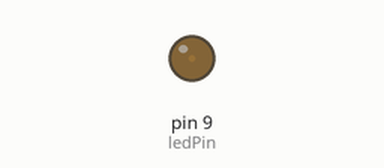
Simulated run of this sketch. Board: Arduino Uno, built with avr-gcc and run on an emulated ATmega328P. Parts: output pins drawn as LEDs (lit = HIGH).

Above: at 0.05 s.
At 0.4 s:
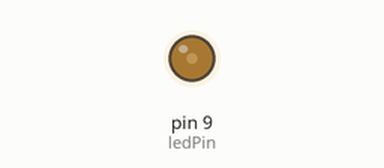
At 0.8 s:
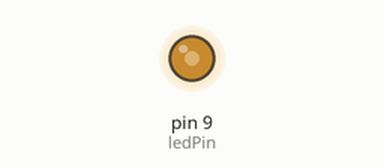
At 1.55 s:
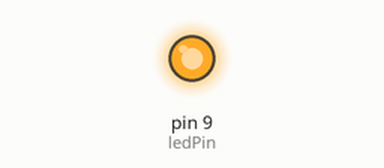
Timing chart, 0 to 3.6 s (numbered marks = the images above):
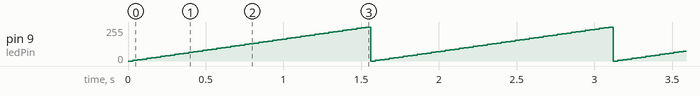

The sketch:

laser.ino
```cpp
int ledPin = 9; // LED connected to digital pin 9

void setup() {
// nothing happens in setup
}

void loop() {
// fade in from min to max in increments of 5 points:
for (int fadeValue = 0 ; fadeValue <= 255; fadeValue += 5) { // sets the value (range from 0 to 255): analogWrite(ledPin, fadeValue); // wait for 30 milliseconds to see the dimming effect delay(30); } // fade out from max to min in increments of 5 points: for (int fadeValue = 255 ; fadeValue >= 0; fadeValue -= 5) {
// sets the value (range from 0 to 255):
analogWrite(ledPin, fadeValue);
// wait for 30 milliseconds to see the dimming effect
delay(30);
}
}
```

Measured:
- by itself, pin 9 (ledPin): ramps from 0/255 to 255/255 and jumps back, once every 1.6 s
